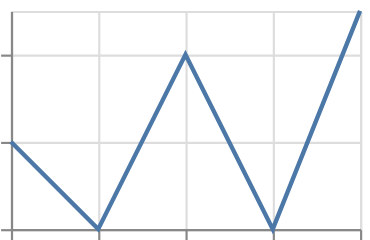

Write the Vega-Lite specification saved for this chart.
### Vega-Lite specification from a JSON file in a GitHub repository (floating-point values rounded to 4 significant figures)
{"$schema": "https://vega.github.io/schema/vega-lite/v6.json", "padding": 5, "autosize": "none", "data": {"values": [{"c": "A", "x": 1, "y": 2, "s": 3, "t": "2024-01-01"}, {"c": "B", "x": 2, "y": "n/a", "s": 5, "t": "2024-02-01"}, {"c": "C", "x": 3, "y": 4, "s": null, "t": "2024-03-01"}, {"c": "D", "x": 4, "y": "n/a", "s": 7, "t": "2024-04-01"}, {"c": "E", "x": 5, "y": 5, "s": 2, "t": "2024-05-01"}]}, "width": 160, "height": 100, "mark": {"type": "line", "invalid": null}, "encoding": {"x": {"field": "x", "type": "quantitative"}, "y": {"field": "y", "type": "quantitative"}}}
